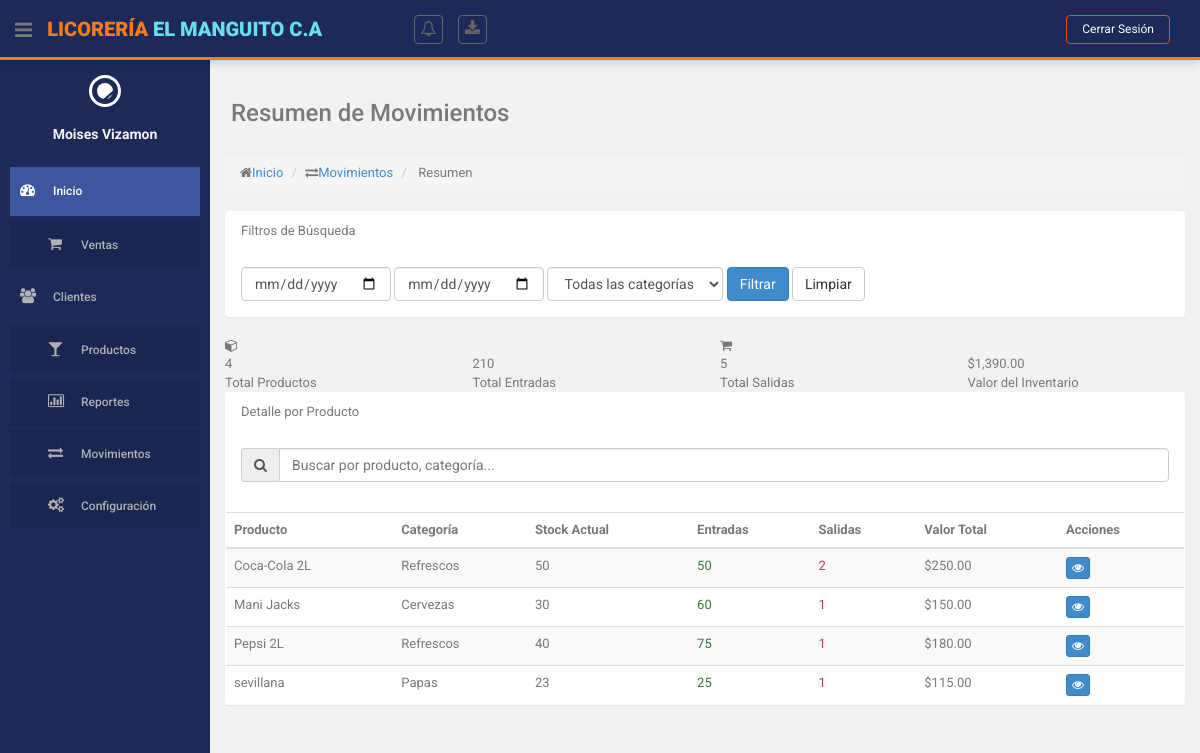
Page /index.php?action=movimientos-inventario&method=resumen (signed in) on the earlier database version.
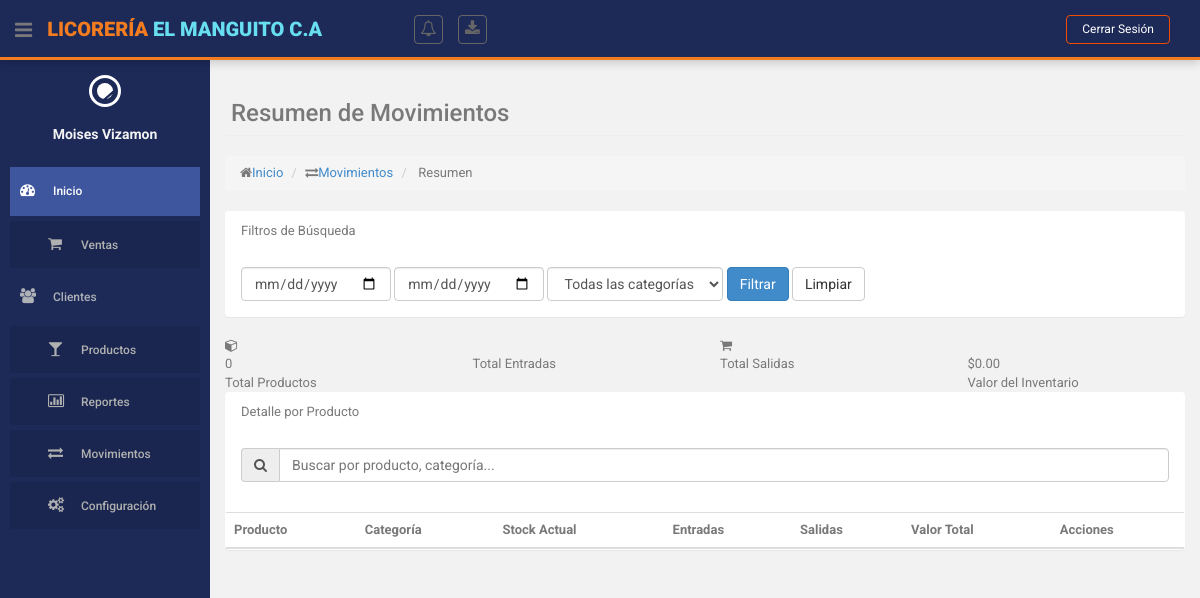
Same page on the later database version.
### tables this page shows
CREATE TABLE `producto` (
  `id` int(10) NOT NULL,
  `descripcion` varchar(255) NOT NULL,
  `cantidad` int(255) NOT NULL,
  `precio` decimal(10,2) NOT NULL,
  `id_categoria` int(11) NOT NULL,
  `id_estatus` int(11) NOT NULL
);

CREATE TABLE `categorias` (
  `id` int(11) NOT NULL,
  `nombre` varchar(255) NOT NULL,
  `id_tipo_categoria` int(11) NOT NULL,
  `id_estatus` int(11) NOT NULL
);

### controllers/MovimientoInventarioController.php (called while the page is built, shortened)
<?php
class MovimientoInventarioController
{
    private $model;
    public function __construct()
    {
        require_once ROOT_PATH . 'models/MovimientoInventarioModel.php';
        $this->model = new MovimientoInventarioModel();
    }
    public function resumen()
    {
        $pagina = isset($_GET['pagina']) ? (int)$_GET['pagina'] : 1;
        $por_pagina = 20;
        $filtros = [];
        if ($_SERVER['REQUEST_METHOD'] === 'POST') {
            $filtros = [
                'fecha_inicio' => $_POST['fecha_inicio'] ?? null,
                'fecha_fin' => $_POST['fecha_fin'] ?? null,
                'categoria' => $_POST['categoria'] ?? null
            ];
        } else {
            $filtros = [
                'fecha_inicio' => $_GET['fecha_inicio'] ?? null,
                'fecha_fin' => $_GET['fecha_fin'] ?? null,
                'categoria' => $_GET['categoria'] ?? null
            ];
        }
        $resumen_general = $this->model->obtenerResumenGeneral($filtros);
        $resultado = $this->model->obtenerResumenProductos($filtros, $pagina, $por_pagina);
        require_once ROOT_PATH . 'models/CategoriaModel.php';
        $categoriaModel = new CategoriaModel();
        $categorias = $categoriaModel->obtenerCategoriasActivas();
        $this->loadView('movimientos_inventario/resumen', [
            'resumen_general' => $resumen_general,
            'productos' => $resultado['productos'],
            'total_productos' => $resultado['total'],
            'pagina_actual' => $resultado['pagina_actual'],
            'total_paginas' => $resultado['total_paginas'],
            'categorias' => $categorias,
            'filtros' => $filtros
        ]);
    }
    private function loadView($view, $data = [])
    {
        extract($data);
        require ROOT_PATH . 'views/layouts/header.php';
        require ROOT_PATH . 'views/layouts/sidebar.php';
        require ROOT_PATH . 'views/' . $view . '.php';
        require ROOT_PATH . 'views/layouts/footer.php';
    }
}

### models/MovimientoInventarioModel.php (called while the page is built, shortened)
<?php
class MovimientoInventarioModel
{
    private $db;
    public function __construct()
    {
        require_once ROOT_PATH . 'config/database.php';
        $database = new Database();
        $this->db = $database->getConnection();
    }
    public function obtenerResumenGeneral($filtros = [])
    {
        $where = [];
        $params = [];
        $whereClause = !empty($where) ? " WHERE " . implode(" AND ", $where) : "";
        $query = "SELECT
                    COUNT(DISTINCT p.id) as total_productos,
                    SUM(CASE WHEN mi.tipo_movimiento = 'ENTRADA' AND mi.id_estatus = 1 THEN mi.cantidad ELSE 0 END) as total_entradas,
                    SUM(CASE WHEN mi.tipo_movimiento = 'SALIDA' AND mi.id_estatus = 1 THEN mi.cantidad ELSE 0 END) as total_salidas,
                    SUM(p.cantidad * p.precio) as valor_inventario
                  FROM producto p
                  LEFT JOIN movimientos_inventario mi ON p.id = mi.id_producto
                  LEFT JOIN categorias c ON p.id_categoria = c.id
                  " . $whereClause;
        $stmt = $this->db->prepare($query);
        $stmt->execute($params);
        return $stmt->fetch(PDO::FETCH_ASSOC);
    }
    public function obtenerResumenProductos($filtros = [], $pagina = 1, $por_pagina = 10)
    {
        $offset = ($pagina - 1) * $por_pagina;
        $where = [];
        $params = [];
        $whereClause = !empty($where) ? " WHERE " . implode(" AND ", $where) : "";
        $queryTotal = "SELECT COUNT(DISTINCT p.id) as total
                      FROM producto p
                      LEFT JOIN movimientos_inventario mi ON p.id = mi.id_producto
                      LEFT JOIN categorias c ON p.id_categoria = c.id
                      " . $whereClause;
        $stmtTotal = $this->db->prepare($queryTotal);
        $stmtTotal->execute($params);
        $total = $stmtTotal->fetch(PDO::FETCH_ASSOC)['total'];
        $query = "SELECT
                    p.id,
                    p.descripcion,
                    c.nombre as categoria,
                    p.cantidad as stock_actual,
                    COALESCE(SUM(CASE WHEN mi.tipo_movimiento = 'ENTRADA' AND mi.id_estatus = 1 THEN mi.cantidad ELSE 0 END), 0) as entradas,
                    COALESCE(SUM(CASE WHEN mi.tipo_movimiento = 'SALIDA' AND mi.id_estatus = 1 THEN mi.cantidad ELSE 0 END), 0) as salidas,
                    (p.cantidad * p.precio) as valor_total
                  FROM producto p
                  LEFT JOIN movimientos_inventario mi ON p.id = mi.id_producto
                  LEFT JOIN categorias c ON p.id_categoria = c.id
                  " . $whereClause . "
                  GROUP BY p.id, p.descripcion, c.nombre, p.cantidad, p.precio
                  ORDER BY p.descripcion ASC
                  LIMIT :limit OFFSET :offset";
        $stmt = $this->db->prepare($query);
        $stmt->bindValue(':limit', $por_pagina, PDO::PARAM_INT);
        $stmt->bindValue(':offset', $offset, PDO::PARAM_INT);
        $stmt->execute();
        return [
            'productos' => $stmt->fetchAll(PDO::FETCH_ASSOC),
            'total' => $total,
            'pagina_actual' => $pagina,
            'total_paginas' => ceil($total / $por_pagina)
        ];
    }
}

### config/database.php (called while the page is built, shortened)
<?php
class Database {
    private $host = "localhost";
    private $db_name = "licoreria";
    private $username = "root";
    private $password = "";
    public function getConnection() {
        $this->conn = null;
        try {
            $this->conn = new PDO(
                "mysql:host=" . $this->host . ";dbname=" . $this->db_name,
                $this->username,
                $this->password
            );
            $this->conn->setAttribute(PDO::ATTR_ERRMODE, PDO::ERRMODE_EXCEPTION);
        } catch(PDOException $e) {
            error_log('Error de conexión: ' . $e->getMessage());
        }
        return $this->conn;
    }
}
?>

### views/movimientos_inventario/resumen.php (the view, shortened to what the changed rows need)
<section id="main-content">
    <section class="wrapper">
        <div class="row">
            <div class="col-lg-12">
                <h3 class="page-header"><i class="fa fa-chart-bar"></i> Resumen de Movimientos</h3>
                <ol class="breadcrumb">
                    <li><i class="fa fa-home"></i><a href="<?php echo BASE_URL; ?>">Inicio</a></li>
                    <li><i class="fa fa-exchange"></i><a href="<?= BASE_URL ?>index.php?action=movimientos-inventario">Movimientos</a></li>
                    <li><i class="fa fa-chart-bar"></i> Resumen</li>
                </ol>
            </div>
        </div>
        <div class="row">
            <div class="col-lg-12">
                <section class="panel">
                    <header class="panel-heading">
                        Filtros de Búsqueda
                    </header>
                    <div class="panel-body">
                        <form method="GET" class="form-inline" role="form">
                            <div class="form-group">
                                <input type="date" class="form-control" id="fecha_inicio" name="fecha_inicio"
                                       value="<?= isset($filtros['fecha_inicio']) ? $filtros['fecha_inicio'] : '' ?>">
                            </div>
                            <div class="form-group">
                                <input type="date" class="form-control" id="fecha_fin" name="fecha_fin"
                                       value="<?= isset($filtros['fecha_fin']) ? $filtros['fecha_fin'] : '' ?>">
                            </div>
                            <div class="form-group">
                                <select class="form-control" id="categoria" name="categoria">
                                    <option value="">Todas las categorías</option>
                                </select>
                            </div>
                            <button type="submit" class="btn btn-primary">Filtrar</button>
                            <a href="<?= BASE_URL ?>index.php?action=movimientos-inventario&method=resumen" class="btn btn-default">Limpiar</a>
                        </form>
                    </div>
                </section>
            </div>
        </div>
        <div class="row">
            <div class="col-lg-3 col-md-3 col-sm-12 col-xs-12">
                <div class="info-box blue-bg">
                    <i class="fa fa-cube"></i>
                    <div class="count"><?= $resumen_general['total_productos'] ?></div>
                    <div class="title">Total Productos</div>
                </div>
            </div>
            <div class="col-lg-3 col-md-3 col-sm-12 col-xs-12">
                <div class="info-box green-bg">
                    <div class="count"><?= $resumen_general['total_entradas'] ?></div>
                    <div class="title">Total Entradas</div>
                </div>
            </div>
            <div class="col-lg-3 col-md-3 col-sm-12 col-xs-12">
                <div class="info-box red-bg">
                    <i class="fa fa-shopping-cart"></i>
                    <div class="count"><?= $resumen_general['total_salidas'] ?></div>
                    <div class="title">Total Salidas</div>
                </div>
            </div>
            <div class="col-lg-3 col-md-3 col-sm-12 col-xs-12">
                <div class="info-box blue-bg">
                    <div class="count">$<?= number_format($resumen_general['valor_inventario'], 2) ?></div>
                    <div class="title">Valor del Inventario</div>
                </div>
            </div>
        </div>
        <div class="row">
            <div class="col-lg-12">
                <section class="panel">
                    <header class="panel-heading">
                        Detalle por Producto
                    </header>
                    <div class="panel-body">
                        <div class="form-group">
                            <div class="input-group">
                                <span class="input-group-addon"><i class="fa fa-search"></i></span>
                                <input type="text" id="busquedaProductos" class="form-control" placeholder="Buscar por producto, categoría...">
                            </div>
                        </div>
                    </div>
                    <div class="table-responsive">
                        <table id="tablaProductosResumen" class="table table-striped table-advance table-hover">
                            <thead>
                                <tr>
                                    <th>Producto</th>
                                    <th>Categoría</th>
                                    <th>Stock Actual</th>
                                    <th>Entradas</th>
                                    <th>Salidas</th>
                                    <th>Valor Total</th>
                                    <th>Acciones</th>
                                </tr>
                            </thead>
                            <tbody>
                                <?php foreach ($productos as $producto): ?>
                                <tr>
                                    <td><?= $producto['descripcion'] ?></td>
                                    <td><?= $producto['categoria'] ?></td>
                                    <td><?= $producto['stock_actual'] ?></td>
                                    <td class="text-success"><?= $producto['entradas'] ?></td>
                                    <td class="text-danger"><?= $producto['salidas'] ?></td>
                                    <td>$<?= number_format($producto['valor_total'], 2) ?></td>
                                    <td>
                                        <a href="<?= BASE_URL ?>index.php?action=movimientos-inventario&method=porProducto&id=<?= $producto['id'] ?>"
                                           class="btn btn-primary btn-xs" title="Ver Movimientos">
                                            <i class="fa fa-eye"></i>
                                        </a>
                                    </td>
                                </tr>
                                <?php endforeach; ?>
                            </tbody>
                        </table>
                    </div>
                </section>
            </div>
        </div>
    </section>
</section>

Differences in the rows shown:
removed producto: descripcion "Coca-Cola 2L", id_categoria.nombre "Refrescos", cantidad "50", entradas "50", salidas "2", valor_total "250.00"
removed producto: descripcion "Mani Jacks", id_categoria.nombre "Cervezas", cantidad "30", entradas "60", salidas "1", valor_total "150.00"
removed producto: descripcion "Pepsi 2L", id_categoria.nombre "Refrescos", cantidad "40", entradas "75", salidas "1", valor_total "180.00"
removed producto: descripcion "sevillana", id_categoria.nombre "Papas", cantidad "23", entradas "25", salidas "1", valor_total "115.00"
Other differences:
$resumen_general['total_productos']: "4" → "0"
$resumen_general['valor_inventario']: "1,390.00" → "0.00"
$resumen_general['total_entradas']: "210" → (not shown)
$resumen_general['total_salidas']: "5" → (not shown)
